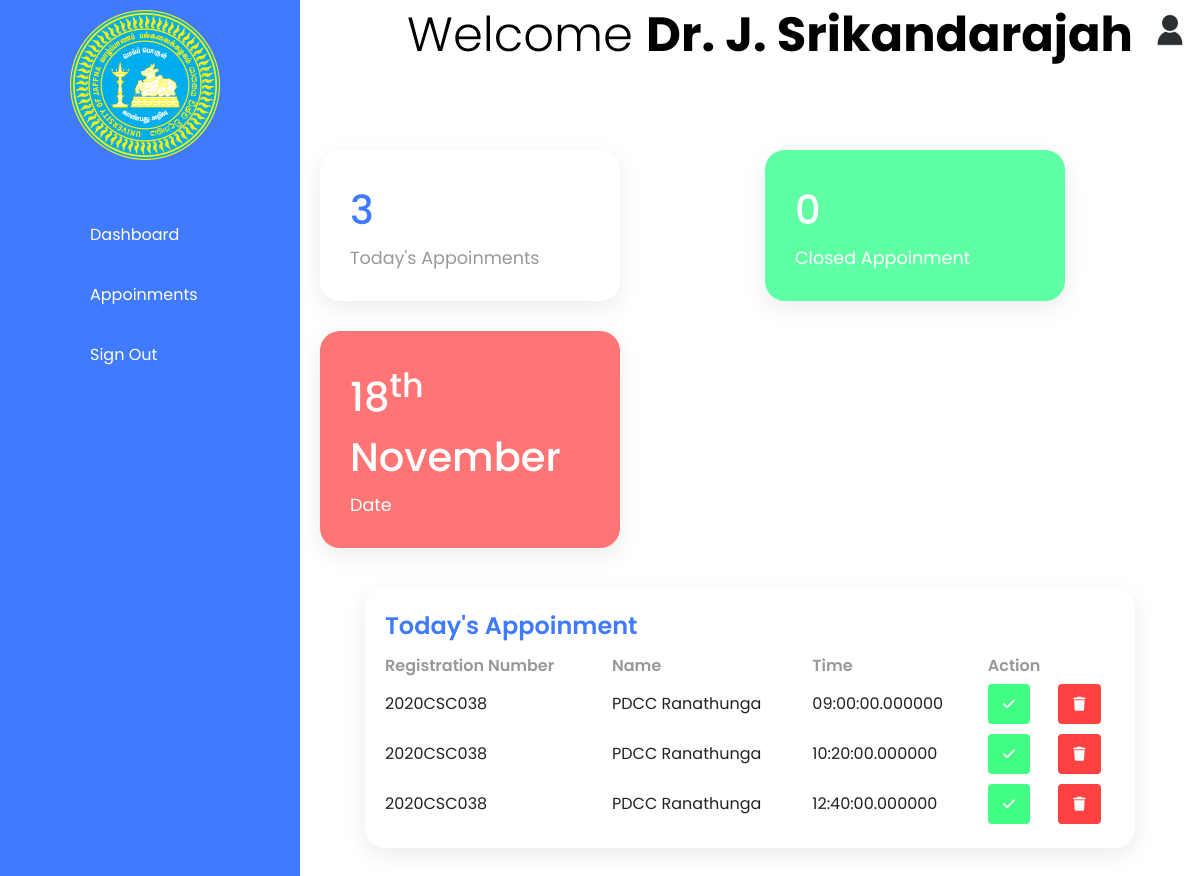
Page /Doctor/index.php (signed in) on the committed database.
### tables this page shows
CREATE TABLE `bookings` (
  `id` int(11) NOT NULL,
  `reg_number` varchar(11) NOT NULL,
  `name` varchar(50) NOT NULL,
  `email` varchar(50) NOT NULL,
  `date` date NOT NULL,
  `time_slot` time(6) NOT NULL,
  `dr_id` int(11) NOT NULL,
  `cause` varchar(30) NOT NULL,
  `remark` varchar(300) NOT NULL,
  `status` varchar(10) NOT NULL
);

### Doctor/index.php (the view, shortened to what this page needs)
<?php
    include('..\connection.php');
?>
<!DOCTYPE html>
<html lang="en">
<head>
    <link rel="stylesheet" href="main.css?=<?php echo time() ?>">
    <link rel="stylesheet" href="https://cdnjs.cloudflare.com/ajax/libs/font-awesome/6.4.2/css/all.min.css" />
    <link rel="stylesheet" href="//code.jquery.com/ui/1.13.1/themes/base/jquery-ui.css">
</head>
<body>
    <div class="container" style="position: relative;" id="blur">
        <div class="navigation">
            <ul>
               <li>
                <div class="logo">
                    <a href="#">
                       <span class="icon"><img src="images/uoj_logo.png" alt=""></span>
                        <span class="title"></span>
                        <span class="icon"></span>
                    </a>
                </div>
               </li>
               <li>
                <a href="index.php">
                    <span class="icon"><ion-icon name="home-outline"></ion-icon></span>
                    <span class="title"></span>
                    <span class="icon">Dashboard</span>
                </a>
               </li>
               <li>
                <a href="appoinment.php">
                    <span class="icon"><ion-icon name="time-outline"></ion-icon></span>
                    <span class="title"></span>
                    <span class="icon">Appoinments</span>
                </a>
               </li>
               <li>
                <a href="?action=logout">
                    <span class="icon"><ion-icon name="log-out-outline"></ion-icon></span>
                    <span class="title"></span>
                    <span class="icon">Sign Out</span>
                </a>
               </li>
            </ul>
        </div>
        <div class="main">
            <div class="topbar">
                <div class="toggle">
                </div>
                    <h1 class="welcome"> Welcome <span class="wel_us">Dr. <?php echo $_SESSION['dr_name']?></span></h1>
                 <div class="user">
                    <img src="images/user.jpg" alt="">
                 </div>
            </div>
           <div class="dashboard" id="dashboard"  style="min-height: 100vh;">
                <div class="cardBox">
                    <div class="card1">
                                    <?php
                                    $id = $_SESSION['dr_id'];
                                    $query = "SELECT * FROM bookings WHERE dr_id = '$id' AND date=CURDATE() AND status=''";
                                    $result = mysqli_query($connection,$query);
                                    $numOfRows = mysqli_num_rows($result);
                                ?>
                        <div>
                            <div class="numbers"><?php echo $numOfRows?></div>
                            <div class="cardName">Today's Appoinments</div>
                        </div>
                    </div>
                    <div class="card2">
                        <?php
                        $query1 = "SELECT * FROM bookings WHERE dr_id ='$id' AND date = CURDATE() AND status='done'";
                        $result1 = mysqli_query($connection,$query1);
                        if($result1){
                            $num_rows = mysqli_num_rows($result1);
                        }
                        ?>
                        <div>
                            <div class="numbers" ><?php echo $num_rows; ?></div>
                            <div class="cardName">Closed Appoinment</div>
                        </div>
                    </div>
                    <div class="card3" id="date">
                        <div>
                            <?php
                            $today = date('j<\s\u\p class="sup">S</\s\u\p> F');
                            echo '<div class="numbers">' . $today . '</div>';
                            ?>
                            <div class="cardName">Date</div>
                        </div>
                    </div>
                </div>
                <div class=" detailsadmin">
                    <div class="recentOrdersadmin">
                        <div class="cardHeader">
                            <h2>Today's Appoinment</h2>
                        </div>
                        <table class="table">
                            <thead>
                                <tr>
                                    <td>Registration Number</td>
                                    <td>Name</td>
                                    <td>Time</td>
                                    <td>Action</td>
                                </tr>
                            </thead>
                            <tbody>
                            <?php
                              $query2 = "SELECT * FROM bookings WHERE date=CURDATE() AND status='' AND dr_id ='$id'";
                              $result2 = mysqli_query($connection,$query2);
                              if($result2){
                                while($row = mysqli_fetch_assoc($result2)){
                            ?>
                                <tr style='height:50px'>
                                    <td  data-label = "regNo"><?php echo $row['reg_number'];?></td>
                                    <td  data-label = "name"><?php echo $row['name'];?></td>
                                    <td  data-label = "time"><?php echo $row['time_slot'];?></td>
                                    <div class="act">
                                        <td  data-label = "action"><a href="#" class="status1" onclick="viewPopup(<?php echo $row['id']?>)"><i class="fa-solid fa-check"></i></a></td>
                                        <td  data-label = "action"><a href="?appoinment_id=<?php echo $row['id']?>&action=delete" class="status2"><i class="fa-solid fa-trash"></i></a></td>
                                    </div>
                                </tr>
                                <?php
                              }}
                              ?>
                            </tbody>
                        </table>
                    </div>
                </div>
           </div>
        </div>
    </div>
</body>
</html>

### Doctor/main.css (style rules this page uses)
* { font-family: 'Poppins', sans-serif; margin: 0 ; padding: 0; box-sizing: border-box; }
:root { --blue:#407bff; --white:#fff; --grey:#f5f5f5; --black1:#222; --black2:#999; }
body { min-height: 100vh; overflow-x: hidden; }
.container { position: relative; width: 100%; }
.navigation { position: fixed; width: 300px; height: 100%; background: var(--blue); border-left: 10px solid var(--blue); transition: 0.5s; overflow: hidden; }
.icon img { width: 150px; }
.logo { height: 50px; padding-top: 10px; padding-left: 60px; margin-bottom: 150px; }
.navigation ul { position: absolute; top: 0; left: 0; width: 100%; }
.navigation ul li { position: relative; width: 100%; list-style: none; border-top-left-radius: 30px; border-bottom-left-radius: 30px; }
.navigation ul li:nth-child(1) { margin-bottom: 40px; pointer-events: none; }
.navigation ul li a { position: relative; display: block; width: 100%; display: flex; text-decoration: none; color: var(--white); }
.navigation ul li a .icon { position: relative; display: block; min-width: 60px; height: 60px; line-height: 70px; text-align: center; }
.navigation ul li a .title { position: relative; display: block; padding: 0 10px; height: 60px; line-height: 60px; text-align: start; white-space: nowrap; }
.main { position: absolute; width: calc(100% - 300px); left: 300px; min-height: 100vh; background: var(--white); transition: .5s; }
.topbar { width: 100%; height: 60px; display: flex; justify-content: space-between; align-items: center; padding: 0 10px; }
.toggle { position: relative; top: 0; width: 60px; height: 60px; display: flex; justify-content: center; align-items: center; font-size: 2.5em; cursor: pointer; }
.user { position: relative; width: 40px; height: 40px; border-radius: 50%; overflow: hidden; cursor: pointer; }
.user img { position: absolute; top: 0; left: 0; width:100% ; height: 100%; object-fit: cover; }
.cardBox { position: relative; width: 100%; padding: 20px; display: grid; grid-template-columns: repeat(auto-fit,minmax(300px,1fr)); grid-gap: 30px; justify-content: center; margin-top: 70px; }
.cardBox .card1 { width: 300px; position: relative; background: var(--white); padding: 30px; border-radius: 20px; display: flex; justify-content: space-between; box-shadow: 0 7px 25px rgba(0, 0,0,0.08); cursor: pointer; }
.cardBox .card3 { width: 300px; position: relative; background: rgb(255, 116, 116); padding: 30px; border-radius: 20px; display: flex; justify-content: space-between; box-shadow: 0 7px 25px rgba(0, 0,0,0.08); cursor: pointer; }
.cardBox .card2 { width: 300px; position: relative; background: rgb(95, 255, 164); padding: 30px; border-radius: 20px; display: flex; justify-content: space-between; box-shadow: 0 7px 25px rgba(0, 0,0,0.08); cursor: pointer; }
.card1 .numbers { position: relative; font-weight: 500; font-size: 2.5em; color: var(--blue); }
.card2 .numbers { position: relative; font-weight: 500; font-size: 2.5em; color: var(--white) }
.card3 .numbers { position: relative; font-weight: 500; font-size: 2.5em; color: var(--white); }
.cardBox .card1 .cardName { color: var(--black2); font-size: 1.1em; margin-top: 5px; }
.cardBox .card2 .cardName { color: var(--white); font-size: 1.1em; margin-top: 5px; }
.cardBox .card3 .cardName { color: var(--white); font-size: 1.1em; margin-top: 5px; }
.welcome { margin-left: 20px; font-size: 3rem; font-weight: 300; margin-top: 10px; }
.wel_us { font-weight: bold; }
.cardHeader h2 { font-weight: 600; color: var(--blue); }
.detailsadmin .recentOrdersadmin table tr { color: var(--black1); }
.detailsadmin table { width: 100%; border-collapse: collapse; margin-top: 10px; }
.detailsadmin table thead td { font-weight: 600; color: var(--black2); }
.detailsadmin { position: absolute; left: 50%; transform: translate(-50%,0%); width: 90%; padding: 20px ; }
.recentOrdersadmin { position: relative; display: grid; min-height: 200px; background: var(--white); padding: 20px; box-shadow: 0 7px 25px rgba(0, 0,0,0.08); border-radius: 20px; }
.status1 { padding: 10px 15px; background: rgb(65, 255, 132); color: var(--white); border-radius: 4px; font-size: 14px; font-weight: 500; text-decoration: none; }
.status2 { padding: 10px 15px; background: rgb(255, 65, 65); color: var(--white); border-radius: 4px; font-size: 14px; font-weight: 500; text-decoration: none; }
.act { display: flex; flex-direction: column; }

### rows in the picture
bookings: reg_number "2020CSC038", name "PDCC Ranathunga", time_slot "09:00:00.000000"
bookings: reg_number "2020CSC038", name "PDCC Ranathunga", time_slot "10:20:00.000000"
bookings: reg_number "2020CSC038", name "PDCC Ranathunga", time_slot "12:40:00.000000"

### other values in the picture
$_SESSION['dr_name'] "J. Srikandarajah"
$numOfRows "3"
$num_rows "0"
